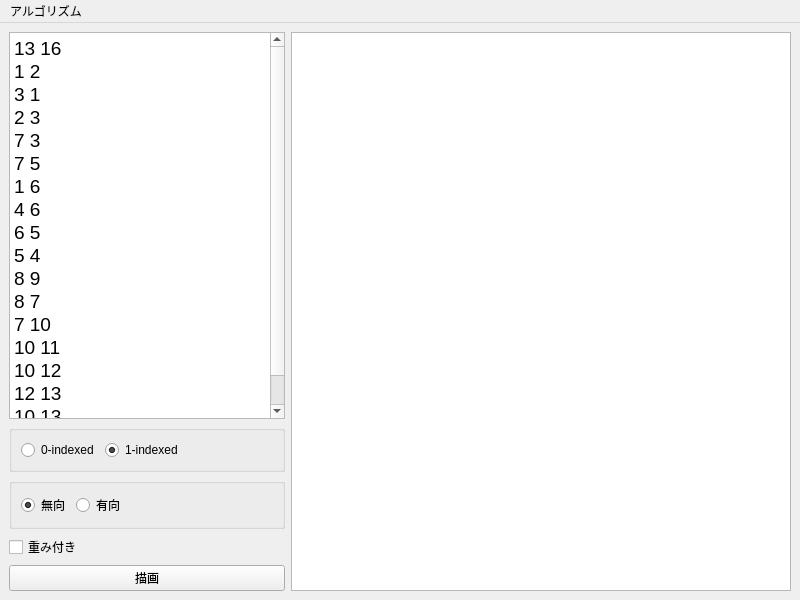
<?xml version="1.0" encoding="UTF-8"?>
<ui version="4.0">
 <class>MainWindow</class>
 <widget class="QMainWindow" name="MainWindow">
  <property name="geometry">
   <rect>
    <x>0</x>
    <y>0</y>
    <width>800</width>
    <height>600</height>
   </rect>
  </property>
  <property name="windowTitle">
   <string>Graph VIsualizer</string>
  </property>
  <widget class="QWidget" name="centralwidget">
   <layout class="QHBoxLayout" name="horizontalLayout_2">
    <item>
     <layout class="QVBoxLayout" name="verticalLayout">
      <item>
       <widget class="QTextEdit" name="text_graph">
        <property name="html">
         <string>&lt;!DOCTYPE HTML PUBLIC &quot;-//W3C//DTD HTML 4.0//EN&quot; &quot;http://www.w3.org/TR/REC-html40/strict.dtd&quot;&gt;
&lt;html&gt;&lt;head&gt;&lt;meta name=&quot;qrichtext&quot; content=&quot;1&quot; /&gt;&lt;style type=&quot;text/css&quot;&gt;
p, li { white-space: pre-wrap; }
&lt;/style&gt;&lt;/head&gt;&lt;body style=&quot; font-family:'.SF NS Text'; font-size:13pt; font-weight:400; font-style:normal;&quot;&gt;
&lt;p style=&quot; margin-top:0px; margin-bottom:0px; margin-left:0px; margin-right:0px; -qt-block-indent:0; text-indent:0px;&quot;&gt;&lt;span style=&quot; font-size:14pt;&quot;&gt;13 16&lt;/span&gt;&lt;/p&gt;
&lt;p style=&quot; margin-top:0px; margin-bottom:0px; margin-left:0px; margin-right:0px; -qt-block-indent:0; text-indent:0px;&quot;&gt;&lt;span style=&quot; font-size:14pt;&quot;&gt;1 2&lt;/span&gt;&lt;/p&gt;
&lt;p style=&quot; margin-top:0px; margin-bottom:0px; margin-left:0px; margin-right:0px; -qt-block-indent:0; text-indent:0px;&quot;&gt;&lt;span style=&quot; font-size:14pt;&quot;&gt;3 1&lt;/span&gt;&lt;/p&gt;
&lt;p style=&quot; margin-top:0px; margin-bottom:0px; margin-left:0px; margin-right:0px; -qt-block-indent:0; text-indent:0px;&quot;&gt;&lt;span style=&quot; font-size:14pt;&quot;&gt;2 3&lt;/span&gt;&lt;/p&gt;
&lt;p style=&quot; margin-top:0px; margin-bottom:0px; margin-left:0px; margin-right:0px; -qt-block-indent:0; text-indent:0px;&quot;&gt;&lt;span style=&quot; font-size:14pt;&quot;&gt;7 3&lt;/span&gt;&lt;/p&gt;
&lt;p style=&quot; margin-top:0px; margin-bottom:0px; margin-left:0px; margin-right:0px; -qt-block-indent:0; text-indent:0px;&quot;&gt;&lt;span style=&quot; font-size:14pt;&quot;&gt;7 5&lt;/span&gt;&lt;/p&gt;
&lt;p style=&quot; margin-top:0px; margin-bottom:0px; margin-left:0px; margin-right:0px; -qt-block-indent:0; text-indent:0px;&quot;&gt;&lt;span style=&quot; font-size:14pt;&quot;&gt;1 6&lt;/span&gt;&lt;/p&gt;
&lt;p style=&quot; margin-top:0px; margin-bottom:0px; margin-left:0px; margin-right:0px; -qt-block-indent:0; text-indent:0px;&quot;&gt;&lt;span style=&quot; font-size:14pt;&quot;&gt;4 6&lt;/span&gt;&lt;/p&gt;
&lt;p style=&quot; margin-top:0px; margin-bottom:0px; margin-left:0px; margin-right:0px; -qt-block-indent:0; text-indent:0px;&quot;&gt;&lt;span style=&quot; font-size:14pt;&quot;&gt;6 5&lt;/span&gt;&lt;/p&gt;
&lt;p style=&quot; margin-top:0px; margin-bottom:0px; margin-left:0px; margin-right:0px; -qt-block-indent:0; text-indent:0px;&quot;&gt;&lt;span style=&quot; font-size:14pt;&quot;&gt;5 4&lt;/span&gt;&lt;/p&gt;
&lt;p style=&quot; margin-top:0px; margin-bottom:0px; margin-left:0px; margin-right:0px; -qt-block-indent:0; text-indent:0px;&quot;&gt;&lt;span style=&quot; font-size:14pt;&quot;&gt;8 9&lt;/span&gt;&lt;/p&gt;
&lt;p style=&quot; margin-top:0px; margin-bottom:0px; margin-left:0px; margin-right:0px; -qt-block-indent:0; text-indent:0px;&quot;&gt;&lt;span style=&quot; font-size:14pt;&quot;&gt;8 7&lt;/span&gt;&lt;/p&gt;
&lt;p style=&quot; margin-top:0px; margin-bottom:0px; margin-left:0px; margin-right:0px; -qt-block-indent:0; text-indent:0px;&quot;&gt;&lt;span style=&quot; font-size:14pt;&quot;&gt;7 10&lt;/span&gt;&lt;/p&gt;
&lt;p style=&quot; margin-top:0px; margin-bottom:0px; margin-left:0px; margin-right:0px; -qt-block-indent:0; text-indent:0px;&quot;&gt;&lt;span style=&quot; font-size:14pt;&quot;&gt;10 11&lt;/span&gt;&lt;/p&gt;
&lt;p style=&quot; margin-top:0px; margin-bottom:0px; margin-left:0px; margin-right:0px; -qt-block-indent:0; text-indent:0px;&quot;&gt;&lt;span style=&quot; font-size:14pt;&quot;&gt;10 12&lt;/span&gt;&lt;/p&gt;
&lt;p style=&quot; margin-top:0px; margin-bottom:0px; margin-left:0px; margin-right:0px; -qt-block-indent:0; text-indent:0px;&quot;&gt;&lt;span style=&quot; font-size:14pt;&quot;&gt;12 13&lt;/span&gt;&lt;/p&gt;
&lt;p style=&quot; margin-top:0px; margin-bottom:0px; margin-left:0px; margin-right:0px; -qt-block-indent:0; text-indent:0px;&quot;&gt;&lt;span style=&quot; font-size:14pt;&quot;&gt;10 13&lt;/span&gt;&lt;/p&gt;
&lt;p style=&quot;-qt-paragraph-type:empty; margin-top:0px; margin-bottom:0px; margin-left:0px; margin-right:0px; -qt-block-indent:0; text-indent:0px;&quot;&gt;&lt;br /&gt;&lt;/p&gt;&lt;/body&gt;&lt;/html&gt;</string>
        </property>
        <property name="acceptRichText">
         <bool>false</bool>
        </property>
       </widget>
      </item>
      <item>
       <widget class="QGroupBox" name="group1">
        <layout class="QHBoxLayout" name="horizontalLayout_3">
         <item>
          <widget class="QRadioButton" name="radiobtn_indexed_0">
           <property name="text">
            <string>0-indexed</string>
           </property>
           <attribute name="buttonGroup">
            <string notr="true">btngroup_indexed</string>
           </attribute>
          </widget>
         </item>
         <item>
          <widget class="QRadioButton" name="radiobtn_indexed_1">
           <property name="text">
            <string>1-indexed</string>
           </property>
           <property name="checked">
            <bool>true</bool>
           </property>
           <attribute name="buttonGroup">
            <string notr="true">btngroup_indexed</string>
           </attribute>
          </widget>
         </item>
         <item>
          <spacer name="horizontalSpacer_2">
           <property name="orientation">
            <enum>Qt::Horizontal</enum>
           </property>
           <property name="sizeHint" stdset="0">
            <size>
             <width>40</width>
             <height>20</height>
            </size>
           </property>
          </spacer>
         </item>
        </layout>
       </widget>
      </item>
      <item>
       <widget class="QGroupBox" name="group2">
        <layout class="QHBoxLayout" name="horizontalLayout">
         <item>
          <widget class="QRadioButton" name="radiobtn_undirected">
           <property name="text">
            <string>無向</string>
           </property>
           <property name="checked">
            <bool>true</bool>
           </property>
           <attribute name="buttonGroup">
            <string notr="true">btngroup_directed</string>
           </attribute>
          </widget>
         </item>
         <item>
          <widget class="QRadioButton" name="radiobtn_directed">
           <property name="text">
            <string>有向</string>
           </property>
           <attribute name="buttonGroup">
            <string notr="true">btngroup_directed</string>
           </attribute>
          </widget>
         </item>
         <item>
          <spacer name="horizontalSpacer">
           <property name="orientation">
            <enum>Qt::Horizontal</enum>
           </property>
           <property name="sizeHint" stdset="0">
            <size>
             <width>40</width>
             <height>20</height>
            </size>
           </property>
          </spacer>
         </item>
        </layout>
       </widget>
      </item>
      <item>
       <layout class="QHBoxLayout" name="horizontalLayout_4">
        <item>
         <widget class="QCheckBox" name="checkbox_weighted">
          <property name="text">
           <string>重み付き</string>
          </property>
         </widget>
        </item>
       </layout>
      </item>
      <item>
       <widget class="QPushButton" name="button_draw">
        <property name="text">
         <string>描画</string>
        </property>
       </widget>
      </item>
     </layout>
    </item>
    <item>
     <widget class="QGraphicsView" name="graphicsView">
      <property name="minimumSize">
       <size>
        <width>500</width>
        <height>500</height>
       </size>
      </property>
      <property name="resizeAnchor">
       <enum>QGraphicsView::NoAnchor</enum>
      </property>
     </widget>
    </item>
   </layout>
  </widget>
  <widget class="QMenuBar" name="menubar">
   <property name="geometry">
    <rect>
     <x>0</x>
     <y>0</y>
     <width>800</width>
     <height>22</height>
    </rect>
   </property>
   <widget class="QMenu" name="menu">
    <property name="title">
     <string>アルゴリズム</string>
    </property>
    <addaction name="actionShortestPath"/>
    <addaction name="actionMST"/>
    <addaction name="separator"/>
    <addaction name="actionReset"/>
   </widget>
   <addaction name="menu"/>
  </widget>
  <action name="actionShortestPath">
   <property name="text">
    <string>最短経路</string>
   </property>
  </action>
  <action name="actionMST">
   <property name="text">
    <string>最小全域木</string>
   </property>
  </action>
  <action name="actionReset">
   <property name="text">
    <string>リセット</string>
   </property>
  </action>
 </widget>
 <resources/>
 <connections/>
 <buttongroups>
  <buttongroup name="btngroup_directed"/>
  <buttongroup name="btngroup_indexed"/>
 </buttongroups>
</ui>
